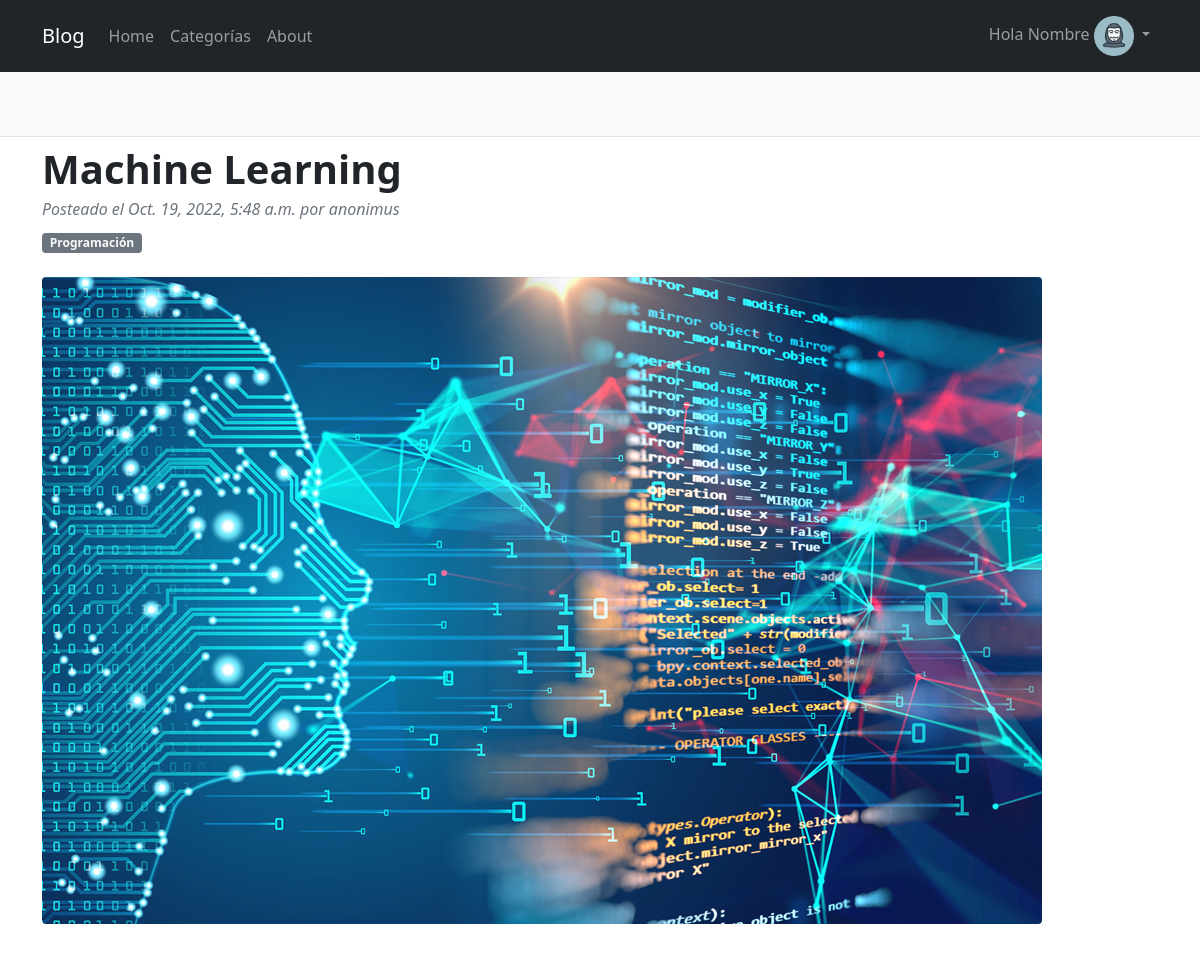
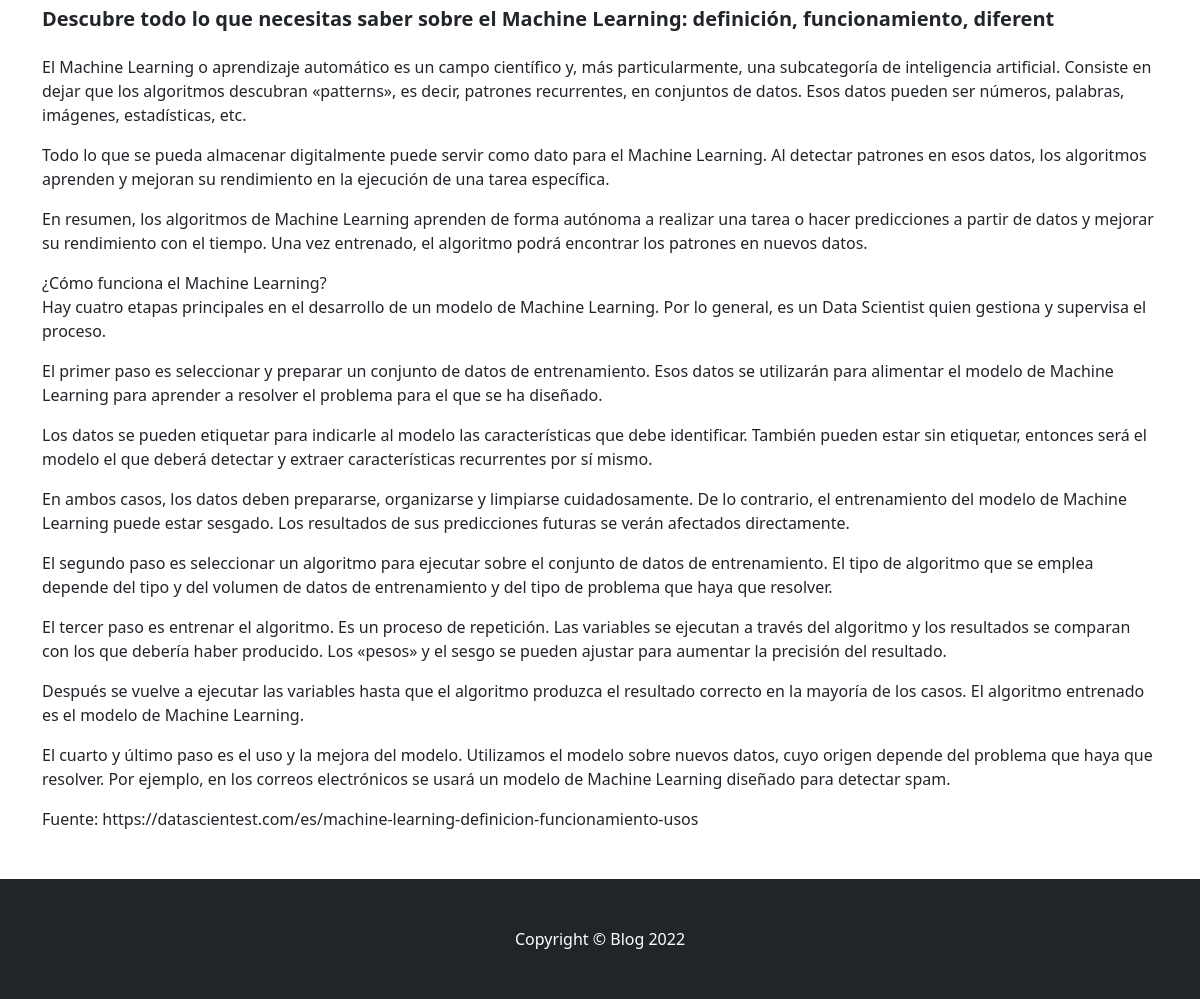
/AppBlog/leerEntrada/6 (signed in), run on the app's committed database (2 pictures, top to bottom).
### AppBlog/models.py (models this page shows, shortened)
class EntradaBlog(models.Model):
    titulo = models.CharField(max_length=80)
    subtitulo = models.CharField(max_length=100)
    cuerpo = RichTextField(verbose_name='Contenido')
    imagen = models.ImageField(upload_to='posteos')
    fecha = models.DateTimeField(auto_now_add=True)
    categoria = models.ForeignKey(Categoria, on_delete=models.SET_NULL, null=True)
    autor = models.ForeignKey(User, on_delete=models.SET_NULL, null=True)

class Categoria(models.Model):
    nombre = models.CharField(max_length=50, unique=True)
    def __str__(self):
        return f'{self.nombre}'

### AppBlog/views.py (the view)
class LeerEntrada(DetailView):
    model = EntradaBlog

### AppBlog/templates/AppBlog/entradablog_detail.html (shortened to what this page needs)
{% extends 'AppBlog/padre.html' %}
{% load static%}
{% block contenido %}
    <article>
        <header class="mb-4">
            <h1 class="fw-bolder mb-1">{{object.titulo}}</h1>
            <div class="text-muted fst-italic mb-2">Posteado el {{object.fecha}} por {{object.autor.username}}</div>
            <a class="badge bg-secondary text-decoration-none link-light" href="{% url 'entradasPorCategoria' object.categoria.id %}">{{object.categoria}}</a>
        </header>
        <figure class="mb-4"><img class="img-fluid rounded" src="{{object.imagen.url}}" alt="..." /></figure>
        <section class="mb-5">
            <h5 class="fw-bolder mb-4 mt-5">{{object.subtitulo}}</h5>
            {{object.cuerpo|safe}}
        </section>
    </article>
{% endblock %}

### AppBlog/templates/AppBlog/padre.html (shortened to what this page needs)
<!DOCTYPE html>
<html lang="en">
<head>
    {% load static %}
    <link href="{% static 'AppBlog/css/styles.css' %}" rel="stylesheet" />
</head>
<body>
    <nav class="navbar navbar-expand-lg navbar-dark bg-dark">
        <div class="container">
            <a class="navbar-brand" href="{% url 'inicio' %}">Blog</a>
            <div class="collapse navbar-collapse justify-content-between" id="navbarText">
                <ul class="navbar-nav mr-auto">
                    <li class="nav-item active"><a class="nav-link" href="{% url 'inicio' %}">Home</a></li>
                    <li class="nav-item"><a class="nav-link" href="{% url 'categorias' %}">Categorías</a></li>
                    <li class="nav-item"><a class="nav-link" href="{% url 'about' %}">About</a></li>
                </ul>
                <div class="d-flex justify-content-between align-items-center">
                    {% if request.user.is_authenticated %}
                        <ul class="navbar-nav me-auto mb-2 mb-lg-0">
                            <li class="nav-item dropdown">
                                <a class="nav-link dropdown-toggle" href="#" id="navbarDropdown" role="button" data-bs-toggle="dropdown" aria-expanded="false">
                                    Hola
                                    {% if user.first_name %} {{user.first_name}} {% else %} @{{user.username}} {% endif %}
                                    {% with user.userprofile.avatar as avatar %}
                                        {% if avatar %}
                                            <img src="{{avatar.url}}" alt="Imagen perfil" style='max-width:40px'>
                                        {% endif %}
                                    {% endwith %}
                                </a>
                            </li>
                        </ul>
                    {% else %}
                        <div class="container">
                            <a class="btn btn-primary" href="{% url 'login' %}">Inicio sesión</a>
                            <a class="btn btn-primary" href="{% url 'registro' %}">Registrarse</a>
                        </div>
                    {% endif %}
                </div>
            </div>
        </div>
    </nav>
    <header class="py-2 bg-light border-bottom mb-2">
    </header>
    <div class="container">
        <div class="row">
            {% block contenido %}
            {% endblock %}
        </div>
    </div>
    <footer class="py-5 bg-dark">
        <div class="container">
            <p class="m-0 text-center text-white">Copyright &copy; Blog 2022</p>
        </div>
    </footer>
</body>
</html>

### data on the page
EntradaBlog: titulo "Machine Learning", fecha "Oct. 19, 2022, 5:48 a.m.", autor.username "anonimus", categoria "Programación", imagen (picture), subtitulo "Descubre todo lo que necesitas saber sobre el Machine Learning: definición, funcionamiento, diferent", cuerpo "El Machine Learning o aprendizaje automático es un campo científico y, más particularmente, una subcategoría de inteligencia artificial. Consiste en dejar que los algoritmos descubran «patterns», es decir, patrones recurrentes, en conjuntos de datos. Esos datos pueden ser números, palabras, imágenes, estadísticas, etc. Todo lo que se pueda almacenar digitalmente puede servir como dato para el Machine Learning. Al detectar patrones en esos datos, los algoritmos aprenden y mejoran su rendimiento en la ejecución de una tarea específica. En resumen, los algoritmos de Machine Learning aprenden de forma autónoma a realizar una tarea o hacer predicciones a partir de datos y mejorar su rendimiento…"

### other printed values
{{ user.first_name }} "Nombre"
